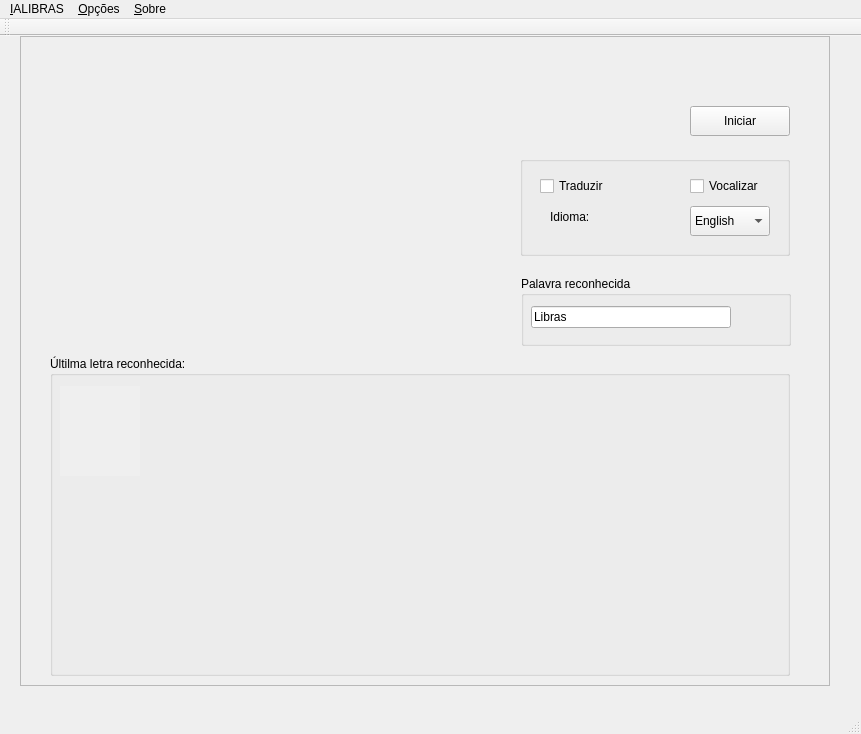
<?xml version="1.0" encoding="UTF-8"?>
<ui version="4.0">
 <class>MainWindow</class>
 <widget class="QMainWindow" name="MainWindow">
  <property name="geometry">
   <rect>
    <x>0</x>
    <y>0</y>
    <width>861</width>
    <height>734</height>
   </rect>
  </property>
  <property name="windowTitle">
   <string>Intérprete Automático de Libras</string>
  </property>
  <widget class="QWidget" name="centralWidget">
   <widget class="Q3Frame" name="frame3">
    <property name="geometry">
     <rect>
      <x>20</x>
      <y>0</y>
      <width>810</width>
      <height>650</height>
     </rect>
    </property>
    <property name="frameShape">
     <enum>QFrame::StyledPanel</enum>
    </property>
    <property name="frameShadow">
     <enum>QFrame::Raised</enum>
    </property>
    <widget class="Q3GroupBox" name="groupBox2">
     <property name="geometry">
      <rect>
       <x>30</x>
       <y>320</y>
       <width>740</width>
       <height>320</height>
      </rect>
     </property>
     <property name="title">
      <string>Últilma letra reconhecida:</string>
     </property>
     <widget class="QLabel" name="pixmapN">
      <property name="geometry">
       <rect>
        <x>330</x>
        <y>120</y>
        <width>80</width>
        <height>90</height>
       </rect>
      </property>
      <property name="pixmap">
       <pixmap>../../img/alpha_img/N.png</pixmap>
      </property>
      <property name="scaledContents">
       <bool>true</bool>
      </property>
      <property name="wordWrap">
       <bool>false</bool>
      </property>
     </widget>
     <widget class="QLabel" name="pixmapK">
      <property name="geometry">
       <rect>
        <x>90</x>
        <y>120</y>
        <width>80</width>
        <height>90</height>
       </rect>
      </property>
      <property name="pixmap">
       <pixmap>../../img/alpha_img/K.png</pixmap>
      </property>
      <property name="scaledContents">
       <bool>true</bool>
      </property>
      <property name="wordWrap">
       <bool>false</bool>
      </property>
     </widget>
     <widget class="QLabel" name="pixmapM">
      <property name="geometry">
       <rect>
        <x>250</x>
        <y>120</y>
        <width>80</width>
        <height>90</height>
       </rect>
      </property>
      <property name="pixmap">
       <pixmap>../../img/alpha_img/M.png</pixmap>
      </property>
      <property name="scaledContents">
       <bool>true</bool>
      </property>
      <property name="wordWrap">
       <bool>false</bool>
      </property>
     </widget>
     <widget class="QLabel" name="pixmapH">
      <property name="geometry">
       <rect>
        <x>570</x>
        <y>30</y>
        <width>80</width>
        <height>90</height>
       </rect>
      </property>
      <property name="pixmap">
       <pixmap>../../img/alpha_img/H.png</pixmap>
      </property>
      <property name="scaledContents">
       <bool>true</bool>
      </property>
      <property name="wordWrap">
       <bool>false</bool>
      </property>
     </widget>
     <widget class="QLabel" name="pixmapB">
      <property name="geometry">
       <rect>
        <x>90</x>
        <y>30</y>
        <width>80</width>
        <height>90</height>
       </rect>
      </property>
      <property name="pixmap">
       <pixmap>../../img/alpha_img/B.png</pixmap>
      </property>
      <property name="scaledContents">
       <bool>true</bool>
      </property>
      <property name="wordWrap">
       <bool>false</bool>
      </property>
     </widget>
     <widget class="QLabel" name="pixmapE">
      <property name="geometry">
       <rect>
        <x>330</x>
        <y>30</y>
        <width>80</width>
        <height>90</height>
       </rect>
      </property>
      <property name="pixmap">
       <pixmap>../../img/alpha_img/E.png</pixmap>
      </property>
      <property name="scaledContents">
       <bool>true</bool>
      </property>
      <property name="wordWrap">
       <bool>false</bool>
      </property>
     </widget>
     <widget class="QLabel" name="pixmapF">
      <property name="geometry">
       <rect>
        <x>410</x>
        <y>30</y>
        <width>80</width>
        <height>90</height>
       </rect>
      </property>
      <property name="pixmap">
       <pixmap>../../img/alpha_img/F.png</pixmap>
      </property>
      <property name="scaledContents">
       <bool>true</bool>
      </property>
      <property name="wordWrap">
       <bool>false</bool>
      </property>
     </widget>
     <widget class="QLabel" name="pixmapL">
      <property name="geometry">
       <rect>
        <x>170</x>
        <y>120</y>
        <width>80</width>
        <height>90</height>
       </rect>
      </property>
      <property name="pixmap">
       <pixmap>../../img/alpha_img/L.png</pixmap>
      </property>
      <property name="scaledContents">
       <bool>true</bool>
      </property>
      <property name="wordWrap">
       <bool>false</bool>
      </property>
     </widget>
     <widget class="QLabel" name="pixmapG">
      <property name="geometry">
       <rect>
        <x>490</x>
        <y>30</y>
        <width>80</width>
        <height>90</height>
       </rect>
      </property>
      <property name="pixmap">
       <pixmap>../../img/alpha_img/G.png</pixmap>
      </property>
      <property name="scaledContents">
       <bool>true</bool>
      </property>
      <property name="wordWrap">
       <bool>false</bool>
      </property>
     </widget>
     <widget class="QLabel" name="pixmapD">
      <property name="geometry">
       <rect>
        <x>250</x>
        <y>30</y>
        <width>80</width>
        <height>90</height>
       </rect>
      </property>
      <property name="pixmap">
       <pixmap>../../img/alpha_img/D.png</pixmap>
      </property>
      <property name="scaledContents">
       <bool>true</bool>
      </property>
      <property name="wordWrap">
       <bool>false</bool>
      </property>
     </widget>
     <widget class="QLabel" name="pixmapA">
      <property name="geometry">
       <rect>
        <x>10</x>
        <y>30</y>
        <width>80</width>
        <height>90</height>
       </rect>
      </property>
      <property name="autoFillBackground">
       <bool>true</bool>
      </property>
      <property name="pixmap">
       <pixmap>../../img/alpha_img/A.png</pixmap>
      </property>
      <property name="scaledContents">
       <bool>true</bool>
      </property>
      <property name="wordWrap">
       <bool>false</bool>
      </property>
     </widget>
     <widget class="QLabel" name="pixmapJ">
      <property name="geometry">
       <rect>
        <x>10</x>
        <y>120</y>
        <width>80</width>
        <height>90</height>
       </rect>
      </property>
      <property name="pixmap">
       <pixmap>../../img/alpha_img/J.png</pixmap>
      </property>
      <property name="scaledContents">
       <bool>true</bool>
      </property>
      <property name="wordWrap">
       <bool>false</bool>
      </property>
     </widget>
     <widget class="QLabel" name="pixmapC">
      <property name="geometry">
       <rect>
        <x>170</x>
        <y>30</y>
        <width>80</width>
        <height>90</height>
       </rect>
      </property>
      <property name="pixmap">
       <pixmap>../../img/alpha_img/C.png</pixmap>
      </property>
      <property name="scaledContents">
       <bool>true</bool>
      </property>
      <property name="wordWrap">
       <bool>false</bool>
      </property>
     </widget>
     <widget class="QLabel" name="pixmapP">
      <property name="geometry">
       <rect>
        <x>490</x>
        <y>120</y>
        <width>80</width>
        <height>90</height>
       </rect>
      </property>
      <property name="pixmap">
       <pixmap>../../img/alpha_img/P.png</pixmap>
      </property>
      <property name="scaledContents">
       <bool>true</bool>
      </property>
      <property name="wordWrap">
       <bool>false</bool>
      </property>
     </widget>
     <widget class="QLabel" name="pixmapO">
      <property name="geometry">
       <rect>
        <x>410</x>
        <y>120</y>
        <width>80</width>
        <height>90</height>
       </rect>
      </property>
      <property name="pixmap">
       <pixmap>../../img/alpha_img/O.png</pixmap>
      </property>
      <property name="scaledContents">
       <bool>true</bool>
      </property>
      <property name="wordWrap">
       <bool>false</bool>
      </property>
     </widget>
     <widget class="QLabel" name="pixmapQ">
      <property name="geometry">
       <rect>
        <x>570</x>
        <y>120</y>
        <width>80</width>
        <height>90</height>
       </rect>
      </property>
      <property name="pixmap">
       <pixmap>../../img/alpha_img/Q.png</pixmap>
      </property>
      <property name="scaledContents">
       <bool>true</bool>
      </property>
      <property name="wordWrap">
       <bool>false</bool>
      </property>
     </widget>
     <widget class="QLabel" name="pixmapI">
      <property name="geometry">
       <rect>
        <x>650</x>
        <y>30</y>
        <width>80</width>
        <height>90</height>
       </rect>
      </property>
      <property name="pixmap">
       <pixmap>../../img/alpha_img/I.png</pixmap>
      </property>
      <property name="scaledContents">
       <bool>true</bool>
      </property>
      <property name="wordWrap">
       <bool>false</bool>
      </property>
     </widget>
     <widget class="QLabel" name="pixmapR">
      <property name="geometry">
       <rect>
        <x>650</x>
        <y>120</y>
        <width>80</width>
        <height>90</height>
       </rect>
      </property>
      <property name="pixmap">
       <pixmap>../../img/alpha_img/R.png</pixmap>
      </property>
      <property name="scaledContents">
       <bool>true</bool>
      </property>
      <property name="wordWrap">
       <bool>false</bool>
      </property>
     </widget>
     <widget class="QLabel" name="pixmapS">
      <property name="geometry">
       <rect>
        <x>10</x>
        <y>210</y>
        <width>80</width>
        <height>90</height>
       </rect>
      </property>
      <property name="pixmap">
       <pixmap>../../img/alpha_img/S.png</pixmap>
      </property>
      <property name="scaledContents">
       <bool>true</bool>
      </property>
      <property name="wordWrap">
       <bool>false</bool>
      </property>
     </widget>
     <widget class="QLabel" name="pixmapT">
      <property name="geometry">
       <rect>
        <x>90</x>
        <y>210</y>
        <width>80</width>
        <height>90</height>
       </rect>
      </property>
      <property name="pixmap">
       <pixmap>../../img/alpha_img/T.png</pixmap>
      </property>
      <property name="scaledContents">
       <bool>true</bool>
      </property>
      <property name="wordWrap">
       <bool>false</bool>
      </property>
     </widget>
     <widget class="QLabel" name="pixmapU">
      <property name="geometry">
       <rect>
        <x>170</x>
        <y>210</y>
        <width>80</width>
        <height>90</height>
       </rect>
      </property>
      <property name="pixmap">
       <pixmap>../../img/alpha_img/U.png</pixmap>
      </property>
      <property name="scaledContents">
       <bool>true</bool>
      </property>
      <property name="wordWrap">
       <bool>false</bool>
      </property>
     </widget>
     <widget class="QLabel" name="pixmapV">
      <property name="geometry">
       <rect>
        <x>250</x>
        <y>210</y>
        <width>80</width>
        <height>90</height>
       </rect>
      </property>
      <property name="pixmap">
       <pixmap>../../img/alpha_img/V.png</pixmap>
      </property>
      <property name="scaledContents">
       <bool>true</bool>
      </property>
      <property name="wordWrap">
       <bool>false</bool>
      </property>
     </widget>
     <widget class="QLabel" name="pixmapW">
      <property name="geometry">
       <rect>
        <x>330</x>
        <y>210</y>
        <width>80</width>
        <height>90</height>
       </rect>
      </property>
      <property name="pixmap">
       <pixmap>../../img/alpha_img/W.png</pixmap>
      </property>
      <property name="scaledContents">
       <bool>true</bool>
      </property>
      <property name="wordWrap">
       <bool>false</bool>
      </property>
     </widget>
     <widget class="QLabel" name="pixmapX">
      <property name="geometry">
       <rect>
        <x>410</x>
        <y>210</y>
        <width>80</width>
        <height>90</height>
       </rect>
      </property>
      <property name="pixmap">
       <pixmap>../../img/alpha_img/X.png</pixmap>
      </property>
      <property name="scaledContents">
       <bool>true</bool>
      </property>
      <property name="wordWrap">
       <bool>false</bool>
      </property>
     </widget>
     <widget class="QLabel" name="pixmapY">
      <property name="geometry">
       <rect>
        <x>490</x>
        <y>210</y>
        <width>80</width>
        <height>90</height>
       </rect>
      </property>
      <property name="pixmap">
       <pixmap>../../img/alpha_img/Y.png</pixmap>
      </property>
      <property name="scaledContents">
       <bool>true</bool>
      </property>
      <property name="wordWrap">
       <bool>false</bool>
      </property>
     </widget>
     <widget class="QLabel" name="pixmapZ">
      <property name="geometry">
       <rect>
        <x>570</x>
        <y>210</y>
        <width>80</width>
        <height>90</height>
       </rect>
      </property>
      <property name="pixmap">
       <pixmap>../../img/alpha_img/Z.png</pixmap>
      </property>
      <property name="scaledContents">
       <bool>true</bool>
      </property>
      <property name="wordWrap">
       <bool>false</bool>
      </property>
     </widget>
     <widget class="QLabel" name="pixmapIFSC">
      <property name="geometry">
       <rect>
        <x>650</x>
        <y>210</y>
        <width>80</width>
        <height>90</height>
       </rect>
      </property>
      <property name="pixmap">
       <pixmap>../../img/alpha_img/ifsc.png</pixmap>
      </property>
      <property name="scaledContents">
       <bool>true</bool>
      </property>
      <property name="wordWrap">
       <bool>false</bool>
      </property>
     </widget>
    </widget>
    <widget class="Q3ButtonGroup" name="LanguageGroup">
     <property name="geometry">
      <rect>
       <x>500</x>
       <y>120</y>
       <width>270</width>
       <height>100</height>
      </rect>
     </property>
     <property name="title">
      <string/>
     </property>
     <widget class="QCheckBox" name="CB_Vocalize">
      <property name="geometry">
       <rect>
        <x>170</x>
        <y>20</y>
        <width>93</width>
        <height>20</height>
       </rect>
      </property>
      <property name="text">
       <string>Vocalizar</string>
      </property>
     </widget>
     <widget class="QComboBox" name="ListLanguage">
      <property name="geometry">
       <rect>
        <x>170</x>
        <y>50</y>
        <width>80</width>
        <height>30</height>
       </rect>
      </property>
      <item>
       <property name="text">
        <string>English</string>
       </property>
      </item>
      <item>
       <property name="text">
        <string>Spanish</string>
       </property>
      </item>
     </widget>
     <widget class="QCheckBox" name="CB_Translate">
      <property name="geometry">
       <rect>
        <x>20</x>
        <y>20</y>
        <width>93</width>
        <height>20</height>
       </rect>
      </property>
      <property name="text">
       <string>Traduzir</string>
      </property>
     </widget>
     <widget class="QLabel" name="TLLanguage">
      <property name="geometry">
       <rect>
        <x>30</x>
        <y>50</y>
        <width>81</width>
        <height>21</height>
       </rect>
      </property>
      <property name="text">
       <string>Idioma:</string>
      </property>
      <property name="wordWrap">
       <bool>false</bool>
      </property>
     </widget>
    </widget>
    <widget class="Q3GroupBox" name="recognizedWord">
     <property name="geometry">
      <rect>
       <x>501</x>
       <y>240</y>
       <width>270</width>
       <height>70</height>
      </rect>
     </property>
     <property name="title">
      <string>Palavra reconhecida</string>
     </property>
     <widget class="QLineEdit" name="TL_recWord">
      <property name="geometry">
       <rect>
        <x>10</x>
        <y>30</y>
        <width>200</width>
        <height>22</height>
       </rect>
      </property>
      <property name="text">
       <string>Libras</string>
      </property>
     </widget>
    </widget>
    <widget class="QPushButton" name="start">
     <property name="geometry">
      <rect>
       <x>670</x>
       <y>70</y>
       <width>100</width>
       <height>30</height>
      </rect>
     </property>
     <property name="text">
      <string>Iniciar</string>
     </property>
    </widget>
    <widget class="Phonon::VideoWidget" name="VideoWidget">
     <property name="geometry">
      <rect>
       <x>30</x>
       <y>20</y>
       <width>411</width>
       <height>281</height>
      </rect>
     </property>
    </widget>
   </widget>
  </widget>
  <widget class="QMenuBar" name="menuBar">
   <property name="geometry">
    <rect>
     <x>0</x>
     <y>0</y>
     <width>861</width>
     <height>27</height>
    </rect>
   </property>
   <widget class="QMenu" name="menuIALIBRAS">
    <property name="title">
     <string>&amp;IALIBRAS</string>
    </property>
    <addaction name="actionIniciar"/>
    <addaction name="actionSair"/>
   </widget>
   <widget class="QMenu" name="menuOp_es">
    <property name="title">
     <string>&amp;Opções</string>
    </property>
    <addaction name="actionFiltros"/>
    <addaction name="actionC_mera"/>
   </widget>
   <widget class="QMenu" name="menuSObre">
    <property name="title">
     <string>&amp;Sobre</string>
    </property>
   </widget>
   <addaction name="menuIALIBRAS"/>
   <addaction name="menuOp_es"/>
   <addaction name="menuSObre"/>
  </widget>
  <widget class="QToolBar" name="mainToolBar">
   <attribute name="toolBarArea">
    <enum>TopToolBarArea</enum>
   </attribute>
   <attribute name="toolBarBreak">
    <bool>false</bool>
   </attribute>
  </widget>
  <widget class="QStatusBar" name="statusBar"/>
  <action name="actionIniciar">
   <property name="checkable">
    <bool>false</bool>
   </property>
   <property name="text">
    <string>&amp;Iniciar</string>
   </property>
  </action>
  <action name="actionSair">
   <property name="checkable">
    <bool>true</bool>
   </property>
   <property name="text">
    <string>&amp;Sair</string>
   </property>
  </action>
  <action name="actionFiltros">
   <property name="text">
    <string>&amp;Filtros</string>
   </property>
  </action>
  <action name="actionC_mera">
   <property name="text">
    <string>&amp;Câmera</string>
   </property>
  </action>
 </widget>
 <layoutdefault spacing="6" margin="11"/>
 <customwidgets>
  <customwidget>
   <class>Phonon::VideoWidget</class>
   <extends>QWidget</extends>
   <header location="global">phonon/videowidget.h</header>
  </customwidget>
  <customwidget>
   <class>Q3GroupBox</class>
   <extends>QGroupBox</extends>
   <header>Qt3Support/Q3GroupBox</header>
   <container>1</container>
  </customwidget>
  <customwidget>
   <class>Q3Frame</class>
   <extends>QFrame</extends>
   <header>Qt3Support/Q3Frame</header>
   <container>1</container>
  </customwidget>
  <customwidget>
   <class>Q3ButtonGroup</class>
   <extends>Q3GroupBox</extends>
   <header>Qt3Support/Q3ButtonGroup</header>
   <container>1</container>
  </customwidget>
 </customwidgets>
 <resources/>
 <connections/>
</ui>
